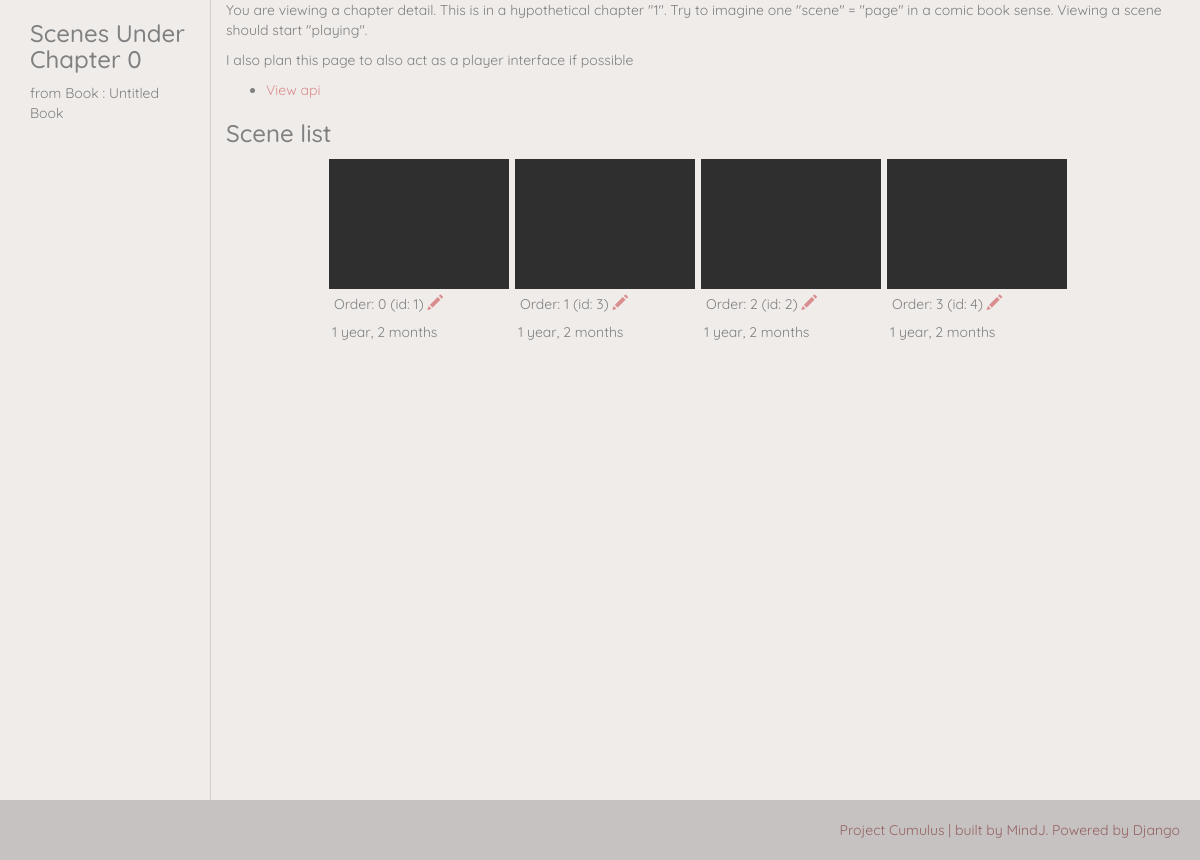
The page /flipbooks/1/0/ on the database its author committed.
### flipbooks/models.py (models this page shows, shortened)
class Chapter(models.Model):
    number = models.IntegerField(default="0")
    title = models.CharField(max_length=50, blank=True, default="Untitled")
    book = models.ForeignKey(Book, on_delete=models.CASCADE)
    date_created = models.DateTimeField(auto_now_add=True)
    date_modified = models.DateTimeField(auto_now=True)

class Book(models.Model):
    title = models.CharField(max_length=50, blank=True, default="Untitled Book")
    date_created = models.DateTimeField(auto_now_add=True)
    date_modified = models.DateTimeField(auto_now=True)

class Scene(models.Model):
    order = models.IntegerField(default="0")
    children_li = models.TextField(max_length=200, blank=True, default="")
    name = models.CharField(max_length=50, blank=True, default="")
    description = models.TextField(max_length=100, blank=True, default="")
    chapter = models.ForeignKey(Chapter, on_delete=models.CASCADE, default=0)
    date_created = models.DateTimeField(auto_now_add=True)
    date_modified = models.DateTimeField(auto_now=True)
    def __str__(self):
        return "Scene #{} [order: {}, name: {} ]".format(self.pk, self.order, self.name)

### flipbooks/views.py (the view)
# urls.py: re_path(r'^(?P<book_pk>\d+)/(?P<chapter_number>\d+)/$', views.ChapterDetailView.as_view(), name='chapter-detail'),
class ChapterDetailView(generic.TemplateView):
    model = Chapter
    queryset = Chapter.objects.all()
    template_name = "frontend/chapter_detail.html"
    def get_context_data(self, *args, **kwargs):
        context = super(ChapterDetailView, self).get_context_data(*args, **kwargs)
        book = Book.objects.get(pk=kwargs['book_pk'])
        context['object'] = book.chapter_set.filter(number=kwargs['chapter_number'])[0]
        context['object_scene_list'] = context['object'].scene_set.order_by('order')
        print("*--------------Get scene set {}".format(context['object'].scene_set.all()))
        valid_children_li = []
        for obj in context['object_scene_list']:
            if obj.children_li == "":
                valid_children_li.append(False)
            else:
                valid_children_li.append(helpers.string2List(obj.children_li))
        context["valid_children_li"] = valid_children_li
        context["frame_create_form"] = forms.FrameCreateForm
        context['frame_create_url'] = reverse_lazy("flipbooks:frame-create", kwargs={'strip_pk':4})
        return context

### flipbooks/helpermodule/helpers.py (called while the page is built)
def string2List(stringyList):
    li = stringyList.split(",")
    return list( item.strip() for item in li )

def is_valid_children_li(cli):
    if isinstance(cli, str) or isinstance(cli, str): # is it a string?
        cli = cli.split(",")
    elif isinstance(cli, list): # is it a list?
        pass
    else:
        return False
    cli = ''.join(cli)
    cli = cli.replace(" ","")
    if cli == '' : return False
    return True

### flipbooks/templatetags/flipbooks_custom_tags.py (called while the page is built)
@register.filter(name='map_queryset')
def map_queryset(qs, ref_ids):
    print("------ref_id recieved-------")
    print(ref_ids)
    if helpers.is_valid_children_li(ref_ids):
        ref_ids = ref_ids.split(",")
        ref_ids = [int(stringy_id) for stringy_id in ref_ids]
    else: return qs
    qs = list(qs)
    qs.sort(key=lambda frame: ref_ids.index(frame.id) if frame.id in ref_ids else -1)
    return qs

### frontend/templates/frontend/chapter_detail.html (shortened to what this page needs)
{% extends "layout_columned.html" %}
{% load thumbnail %}
{% load flipbooks_custom_tags %}
{% block left_column %}
<h3>Scenes Under Chapter {{object.number}}</h3>
        <p>
            from Book : {{object.book.title}}
        </p>
{% endblock %}
{% block right_column %}
    <p>You are viewing a chapter detail. This is in a hypothetical chapter "1". Try to imagine one
    "scene" = "page" in a comic book sense. Viewing a scene should start "playing".</p>
    <p>I also plan this page to also act as a player interface if possible</p>
    <div>
        <ul class="list inline">
            <li><a href="{% url 'flipbooks-api:list' %}">View api</a></li>
        </ul>
    </div>
    <h3>Scene list</h3>
    <ul class="list_scenes">
        {% for scene in object_scene_list %}
            <li class="scene_container">
                <a class="flex_item preview_container" href="{% url 'flipbooks:scene-play-react' pk=scene.pk %}">
                    {% with scene.strip_set.all|map_queryset:scene.children_li as mapped_strip_set %}
                        <div class="preview">
                        </div>
                    {% endwith %}
                </a>
                <div class="flex_item header">
                    Order: {{scene.order}} (id: {{scene.id}})
                    <a class="scene_edit glyphicon glyphicon-pencil"
                       aria-hidden="true"
                       style='font-size:1.1em'
                       href="{% url 'flipbooks:scene-detail' pk=scene.pk %}"></a>
                </div>
                <div class="flex_item timestamp">
                    {{ scene.date_created|timesince }}
                </div>
            </li>
        {% empty %}
            <p>No strips could be found</p>
        {% endfor %}
    </ul>
{% endblock %}
{% block extra_js %}
    {% load static %}
{% endblock extra_js %}

### proj_cumulus/templates/layout_columned.html (shortened to what this page needs)
{% extends "base.html" %}
{% block wrapper_class %}columned{% endblock %}
{% block layout %}
    <div class="container">
    <div class="row">
        <div class="col-md-2 left_column">
            {% block left_column %}
            {% endblock %}
        </div>
        <div class="col-md-10 right_column">
            {% block right_column %}
            {% endblock %}
        </div>
    </div>
    </div>
{% endblock %}

### proj_cumulus/templates/base.html (shortened to what this page needs)
{% load static %}
<!DOCTYPE html>
<html lang="en">
  <head>
    <link href="{% static 'bootstrap/css/bootstrap.min.css' %}" rel="stylesheet">
    <link rel="stylesheet" href="https://use.fontawesome.com/releases/v5.3.1/css/all.css">
    <link href="{% static 'css_static/main.css' %}" rel="stylesheet">
    <link href="{% static 'css_static/ui.css' %}" rel="stylesheet">
    <link href="{% static 'css_static/objectCards.css' %}" rel="stylesheet">
    <link href="{% static 'css_static/forms.css' %}" rel="stylesheet">
    <link href="{% static 'css_static/sortable.css' %}" rel="stylesheet">
    <link href="{% static 'css_static/components.css' %}" rel="stylesheet">
    <link href="{% static 'css_static/menus.css' %}" rel="stylesheet">
    <link href="{% static 'css_static/themes.css' %}" rel="stylesheet">
  </head>
<body class="{% block body_class %}{% endblock body_class %}">
    <div class="content_wrapper {% block wrapper_class %}{% endblock %}">
        {% block layout %}
        {% endblock %}
    </div>
    <div class='footer'>
        <span>Project Cumulus | built by MindJ. Powered by Django</span>
    </div>
  </body>
</html>

### static-storage/css_static/main.css (style rules this page uses)
html, body { margin: 0; height: 100%; }
body { background-color: #efecea; font-family: 'Quicksand', sans-serif; color: #808080; }
a { color: #da8d8d; }
.content_wrapper { display:flex; flex-direction: column; min-height: 100%; }
.content_wrapper.columned .container { display: flex; flex-grow: 1; flex-basis: auto; }
.content_wrapper.columned .container .row { display: flex; flex-grow: 1; flex-basis: auto; }
.content_wrapper.columned .container .right_column { flex-grow: 1; flex-basis: auto; border-left: 1px solid #cfcfcf; }
.footer { display: flex; flex-grow: 1; }
.footer span { text-align: right; align-self: flex-end; display: block; height: 60px; width: 100%; background-color: #c7c2c2; padding: 20px; color: #946363; }

### static-storage/css_static/objectCards.css (style rules this page uses)
ul.list_scenes { display:flex; flex-wrap: wrap; justify-content: center; margin: 0; padding: 0; list-style: none; }
ul.list_scenes li.scene_container { display:flex; flex-direction: column; width: 180px; margin: 3px; }
.scene_container .flex_item:last-child { margin-top: auto; }
.scene_container .header { padding: 5px; }
.scene_container .header a { text-decoration: none; }
.scene_container .preview_container { position: relative; overflow: hidden; height: 130px; box-sizing: border-box; border-top: 20px solid #2f2f2f; border-bottom: 20px solid #2f2f2f; background-color: #2f2f2f; transition-property: border; transition-duration: 0.3s; }
.scene_container .preview_container .preview { position: absolute; display:inline-block; width: 100%; top: 50%; left: 50%; transform: translate(-50%, -50%); }
.scene_container .timestamp { padding: 3px; }

### rows shown on the page
Chapter: number "0", book "Untitled Book"
Scene: order "0", id "1", date_created "1 year, 2 months"
Scene: order "1", id "3", date_created "1 year, 2 months"
Scene: order "2", id "2", date_created "1 year, 2 months"
Scene: order "3", id "4", date_created "1 year, 2 months"
